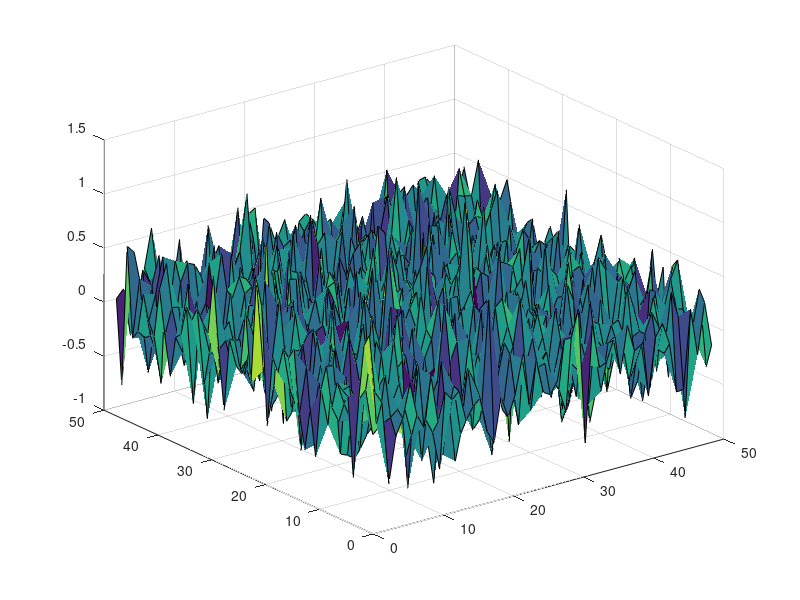

MATLAB code to generate this figure: (Note: this script raises an error after producing the figure.)
% This code numerically computes the first Eigenfunction of the
% infinity Laplacian operator on the unit square [-1 1]^2 for given
% boundary conditions.
% @authors: Farid Bozorgnia, Leon Bungert, Daniel Tenbrinck
% @date: 17/01/20

% tidy up workspace
clear;
close all;

% define problem
problem = 'eigenfunction';
% problem = 'infinity-harmonic';

% define square domain
domain = @(x,y) max(abs(x),abs(y)) <= 1;

% define boundary conditions
f = @(x,y) 0.*x.^0;

% either enforce positive or negative peaks or do normalization
% WARNING! Normalization is not guaranteed to produce correct solution
high_ridge = true;
normalization = false;

% define initialization
% init = 'zero';
init = 'random';
% init = 'distance';

% start time measurement
tic

% initialize necessary parameters
reg_accur       = 1e-07;
max_iterations  = 2000;
samples         = 50;       % has to be even!!!!
stencil_shape   = 'full';   % valid stencils: full, square
neighborhood_size = 7;      % at least 3, higher stencil size yields instabilities

% initialize grid on unit square [-1 1]^2 according to amount of sample
% points
step_size = 2 / samples;
[x,y] = meshgrid(linspace(-1,1,samples+1));

% set boundary values by defining function on whole domain and erasing
% inner part then
p = zeros(size(x));
p([1 end],:)=-1;
p(:,[1 end])=-1;
p(find(~domain(x,y)))=-1;


distance_function = double(bwdist(p < 0)) * step_size;
[max_dist, ~] = max(distance_function(:));
max_idx = find(distance_function == max_dist);
p(max_idx)=-1;


second_distance_function = double(bwdist(p < 0)) * step_size;
[max_dist, ~] = max(second_distance_function(:));
lambda = 1 / max_dist;

dist_inner = second_distance_function(2:end-1, 2:end-1);
max_idx = find(dist_inner == max_dist);

% set peak values in bottom left and top right corner
max_idx = max_idx([1,end]);

% initialization
switch init
    case 'random'
        phi = randn(size(distance_function));        
    case 'distance'    
        phi = distance_function;
    case 'zero'
        phi = zeros(size(distance_function));
end
phi = max_dist*phi/sqrt(max(abs(phi(:)))+0.001^2);

u = phi(2:end-1,2:end-1);

% visualize initial conditions
figure(1); surf(u);
pause(0.01);

% building the distance function for a specified stencil
distance = generate_stencil(neighborhood_size, step_size, stencil_shape);
radius = floor(neighborhood_size/2);

% initialize boundary conditions on larger grid
bcinner = f(x,y);
bc = padarray(bcinner, [radius-1, radius-1], NaN);

xinn = x(2:end-1,2:end-1); yinn = y(2:end-1,2:end-1);
mask = domain(xinn, yinn);

% initialize matrix of values
values_pos = zeros(floor(neighborhood_size^2 /2)*neighborhood_size^2, numel(u));
values_neg = zeros(floor(neighborhood_size^2 /2)*neighborhood_size^2, numel(u));

% initialize matrix for values of ustar
ustar = zeros(1,size(values_pos,2));

% initialize stopping criterions
rel_change = 1;
iteration = 1;

% initialize containers
rel_changes = zeros(1,max_iterations);

if high_ridge
%     u(max_idx) = max_dist;
    u(max_idx) = [max_dist, -max_dist];
end
if normalization
    u_pos = max(u,0);
    u_neg = max(-u,0);    
    u_pos = max_dist * u_pos/max(u_pos(:));
    u_neg = max_dist * u_neg/max(u_neg(:));    
    u = u_pos - u_neg;
end

while true %rel_change > reg_accur && iteration <= max_iterations
        
    u_pos = max(u,0);
    u_neg = max(-u,0); 

    % generate patch rows
    pad_u_pos = bc;
    pad_u_neg = bc;

    pad_u_pos(radius+1:end-radius,radius+1:end-radius) = u_pos;
    pad_u_neg(radius+1:end-radius,radius+1:end-radius) = u_neg;
    patches_pos = im2col(pad_u_pos, [neighborhood_size neighborhood_size], 'sliding');
    patches_neg = im2col(pad_u_neg, [neighborhood_size neighborhood_size], 'sliding');

    % compute values abs( (v(k) - v(l) )/( d(k)+d(l) )
    for i = 1:floor(neighborhood_size^2 /2)
        values_pos( 1+(i-1)*neighborhood_size^2:i*neighborhood_size^2, :) = abs(patches_pos - circshift(patches_pos,[i,0])) ./ ...
            repmat(distance' + circshift(distance',[i,0]), [1 size(patches_pos,2)] );
        values_neg( 1+(i-1)*neighborhood_size^2:i*neighborhood_size^2, :) = abs(patches_neg - circshift(patches_neg,[i,0])) ./ ...
            repmat(distance' + circshift(distance',[i,0]), [1 size(patches_neg,2)] );
    end


    % compute maximum values in each column
    [~, indices_pos] = max(values_pos, [], 1);
    [~, indices_neg] = max(values_neg, [], 1);

    % determine corresponding index pair within neighborhood
    index_pairs_pos = zeros(2,size(indices_pos,2));
    index_pair1_pos = mod(indices_pos,neighborhood_size^2);
    index_pair1_pos(index_pair1_pos == 0) = neighborhood_size^2;
    index_pair2_pos = mod(index_pair1_pos - ceil(indices_pos / neighborhood_size^2) , neighborhood_size^2);
    index_pair2_pos(index_pair2_pos == 0) = neighborhood_size^2;
    index_pairs_pos(1,:) = index_pair1_pos;
    index_pairs_pos(2,:) = index_pair2_pos;

    index_pairs_neg = zeros(2,size(indices_neg,2));
    index_pair1_neg = mod(indices_neg,neighborhood_size^2);
    index_pair1_neg(index_pair1_neg == 0) = neighborhood_size^2;
    index_pair2_neg = mod(index_pair1_neg - ceil(indices_neg / neighborhood_size^2) , neighborhood_size^2);
    index_pair2_neg(index_pair2_neg == 0) = neighborhood_size^2;
    index_pairs_neg(1,:) = index_pair1_neg;
    index_pairs_neg(2,:) = index_pair2_neg;

    % compute new values of p1 as hh = (v(k1)*d(k2)+ v(k2)*d(k1))/(d(k1)+d(k2))
    % -> this corresponds to u* in the Oberman discretization
    for i = 1:size(patches_pos,2)
        ustar_pos(i) = ( patches_pos(index_pairs_pos(1,i),i) * distance(index_pairs_pos(2,i)) + ...
            patches_pos(index_pairs_pos(2,i),i) * distance(index_pairs_pos(1,i)) ) / ...
            (distance(index_pairs_pos(1,i)) + distance(index_pairs_pos(2,i)));
        ustar_neg(i) = ( patches_neg(index_pairs_neg(1,i),i) * distance(index_pairs_neg(2,i)) + ...
            patches_neg(index_pairs_neg(2,i),i) * distance(index_pairs_neg(1,i)) ) / ...
            (distance(index_pairs_neg(1,i)) + distance(index_pairs_neg(2,i)));
    end

    ustar_pos = reshape(ustar_pos, size(u_pos));
    ustar_neg = reshape(ustar_neg, size(u_neg));
    n_inf_L_pos = u_pos - ustar_pos;
    n_inf_L_neg = u_neg - ustar_neg;



    % positive upwind gradients 
    slopes_pos = ( u_pos(:)'- patches_pos ) ./ distance';
    [max_slopes, local_idx] = max(slopes_pos, [], 1);
    max_slopes = reshape(max_slopes, size(u_pos));
    distances_max = reshape(distance(local_idx), size(u_pos));
    [local_subs_i, local_subs_j] = ind2sub([neighborhood_size, neighborhood_size],local_idx);
    [center_subs_i, center_subs_j] = ind2sub(size(u_pos), 1:numel(u_pos));
    global_subs_i = center_subs_i + local_subs_i-1;
    global_subs_j = local_subs_j + center_subs_j - 1;
    global_idx = sub2ind(size(u_pos) + [2*radius 2*radius] , global_subs_i, global_subs_j);
    val_pos = reshape(pad_u_pos(global_idx), size(u_pos));

    grad_term_pos = ( u_pos - val_pos - lambda.*distances_max.*u_pos );

    % negative upwind gradients 
    slopes_neg = ( u_neg(:)'- patches_neg ) ./ distance';
    [min_slopes, local_idx] = max(slopes_neg, [], 1);
    min_slopes = reshape(min_slopes, size(u_neg));
    distances_min = reshape(distance(local_idx), size(u_neg));
    [local_subs_i, local_subs_j] = ind2sub([neighborhood_size, neighborhood_size],local_idx);
    [center_subs_i, center_subs_j] = ind2sub(size(u_neg), 1:numel(u_neg));
    global_subs_i = center_subs_i + local_subs_i-1;
    global_subs_j = local_subs_j + center_subs_j - 1;
    global_idx = sub2ind(size(u_neg) + [2*radius 2*radius] , global_subs_i, global_subs_j);
    val_neg = reshape(pad_u_neg(global_idx), size(u_neg));

    grad_term_neg = ( u_neg - val_neg - lambda.*distances_min.*u_neg );

    scheme_pos = min( grad_term_pos , n_inf_L_pos) ;%+ n_inf_L_neg ;
    scheme_neg = min( grad_term_neg, n_inf_L_neg ) ;%- n_inf_L_pos ;    

    rho = .9;
    u_pos_new = u_pos - rho * scheme_pos;
    u_neg_new = u_neg - rho * scheme_neg;
    
    u_pos_new = max(u_pos_new, 0);
    u_neg_new = max(u_neg_new, 0);

    
    if normalization 
        max_pos = max(u_pos_new(:));
        max_neg = max(u_neg_new(:));

        if max_pos > 0
            u_pos_new = max_dist * u_pos_new/max_pos;
        end
        if max_neg > 0
            u_neg_new = max_dist * u_neg_new/max_neg;
        end
    end
    unew = u_pos_new - u_neg_new;
    if high_ridge
        unew(max_idx) = [max_dist, -max_dist];
    end
    % compute relative change between two iterations
    diff = abs(u-unew).*mask;
    rel_change = norm(diff, 'fro') / norm(unew.*mask, 'fro');
    rel_changes(iteration) = rel_change;
        
    
    % update u
    u = unew.*mask;
    
       
    % increase iteration counter
    iteration = iteration + 1;
    
    pad_u = bcinner;
    pad_u(2:end-1, 2:end-1) = unew;
    solution = pad_u;
    
    % visualize current solution
    subplot(1,2,1);
    surf(x,y,solution); title('Solution'); axis equal; view(-30,20); drawnow;
    subplot(1,2,2);
    surf(xinn,yinn,mask.*(scheme_pos+scheme_neg)); title('Scheme'); view(-30,20); drawnow;
    
    % give some output
    disp(['Current iteration: ' num2str(iteration) ' with a '... 
            'relative change of ' num2str(rel_change)]);
       
end

